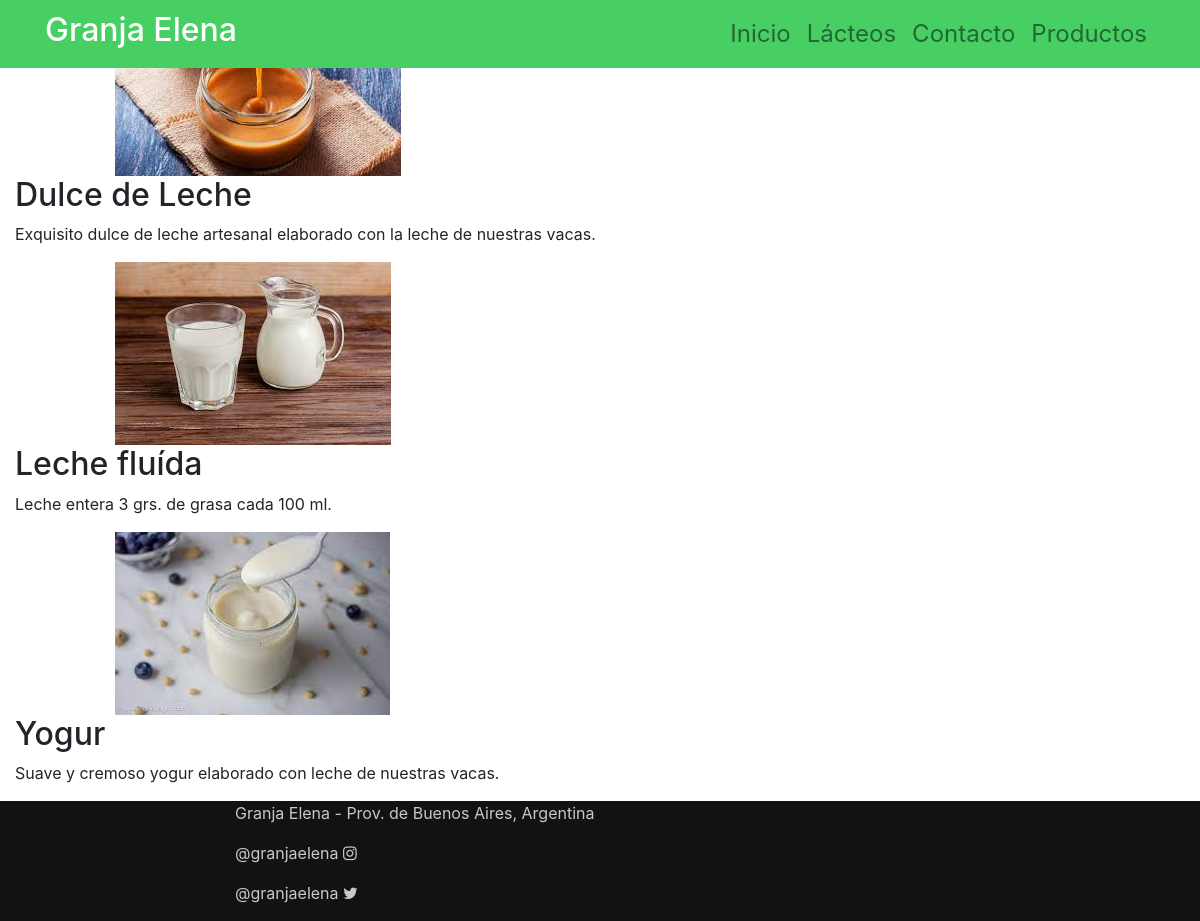
Screenshot of /porfolio/ with the database file from the repository.
### porfolio/models.py (models this page shows)
class Project(models.Model):
    title = models.CharField(max_length=200, verbose_name= "Producto")
    description = models.TextField(verbose_name="Descripción")
    image = models.ImageField(verbose_name="Imagen", upload_to="projects")
    created = models.DateTimeField(auto_now_add=True, verbose_name="Fecha de creación")
    class Meta:
        verbose_name = "producto"
        verbose_name_plural = "productos"

### porfolio/views.py (the view)
# urls.py: path('porfolio/', porfolio_views.porfolio, name="porfolio"),
def porfolio(request):
    projects = Project.objects.all()
    return render(request, "porfolio/porfolio.html", {'projects': projects})

### porfolio/templates/porfolio/porfolio.html (shortened to what this page needs)
{% extends 'core/base.html' %}
{% load static %}
{% block content%}
  {% for project in projects %}
           <div class="col-lg-4 col-md-4 offset-lg-1">
              <img class="img-fluid" src="{{project.image.url}}" alt="imagen1">
            </div>
            <div class="col-sm-8 col-md-8">
              <h2>{{project.title}}</h2>
              <p>{{project.description}}</p>
            </div>
{% endfor %}
{% endblock %}

### core/templates/core/base.html (shortened to what this page needs)
<!DOCTYPE html>
<html lang="es">
<head>
{% load static %}
    <link href="{% static 'core/css/style.css' %}" rel="stylesheet">
    <link href="{% static 'core/font-awesome-4.7.0/css/font-awesome.css' %}" rel="stylesheet">
    <link href="https://cdn.jsdelivr.net/npm/bootstrap@4.1.3/dist/css/bootstrap.min.css" rel="stylesheet">
</head>
<body>
  {% block content%}{% endblock %}
  <main>
    <div class="container">
      <nav class="navbar navbar-expand-lg navbar-light fixed-top" id="mainNav">
        <div class="container">
          <h2>Granja Elena</h2>
            <ul class="navbar-nav ml-auto">
              <li class="nav-item">
                <a class="nav-link" href="{% url 'home' %}">Inicio</a>
              </li>
              <li class="nav-item">
                <a class="nav-link" href="{% url 'lacteos' %}">Lácteos</a>
              </li>
              <li class="nav-item">
                <a class="nav-link" href="{% url 'contact' %}">Contacto</a>
              </li>
              <li class="nav-item">
                <a class="nav-link" href="{% url 'porfolio' %}">Productos</a>
              </li>
            </ul>
          </div>
        </div>
  </main>
  <footer>
    <div class="container">
      <div class="row">
        <div class="col-lg-8 col-md-10 mx-auto">
          <p>Granja Elena - Prov. de Buenos Aires, Argentina</p>
          <p>@granjaelena <i class="fa fa-instagram" aria-hidden="true"></i></p>
          <p>@granjaelena <i class="fa fa-twitter" aria-hidden="true"></i></p>
        </div>
      </div>
    </div>
  </footer>
</body>
</html>

### core/static/core/css/style.css (style rules this page uses)
main { color: white; }
header,nav { font-size: 3rem; text-align: center; color: white; padding: 2rem 2rem; }
nav { background-color: rgb(71, 207, 100); font-size: 1.5rem; text-align: center; color: white; }
footer { background-color: rgb(19, 18, 18); color: rgb(201, 200, 200); font-size: medium; }

### rows the page displays
Project: image (picture), title "Dulce de Leche", description "Exquisito dulce de leche artesanal elaborado con la leche de nuestras vacas."
Project: image (picture), title "Leche fluída", description "Leche entera 3 grs. de grasa cada 100 ml."
Project: image (picture), title "Yogur", description "Suave y cremoso yogur elaborado con leche de nuestras vacas."
